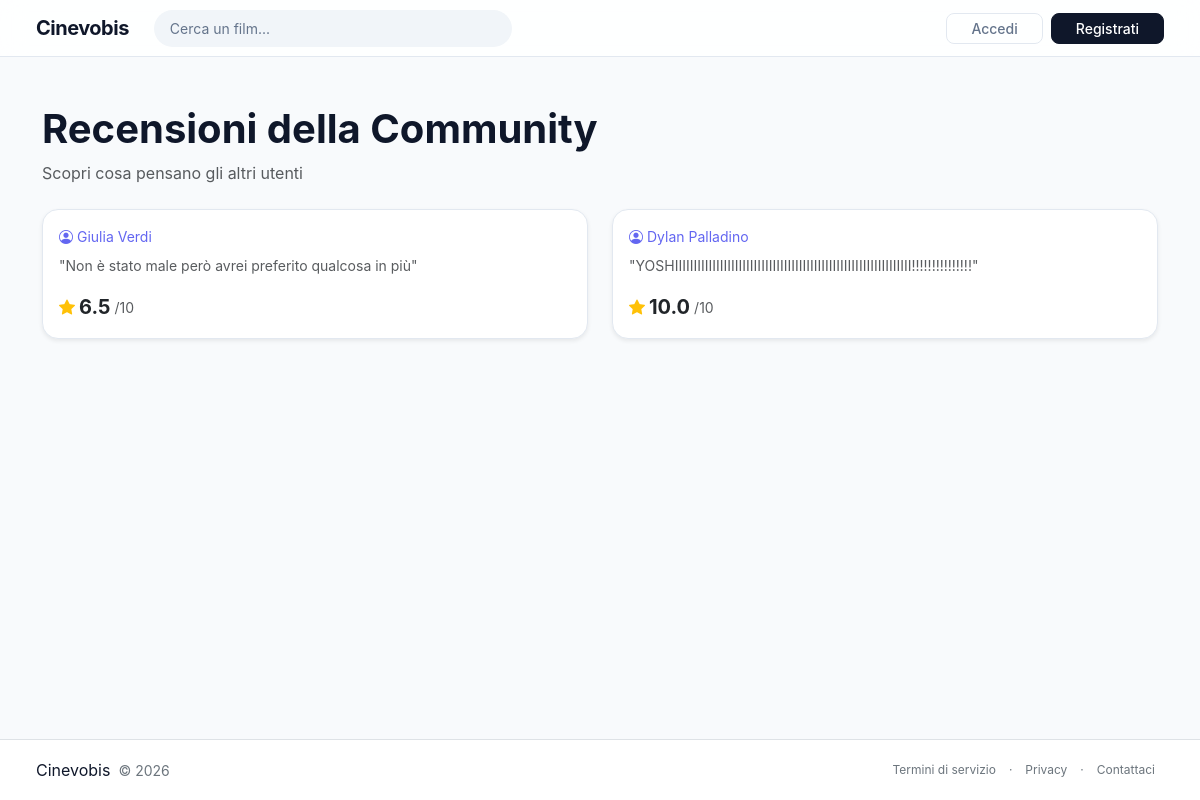
The page /pages/public/community_reviews.php?tmdb_id=1226863 on the database its author committed.
### tables this page shows
CREATE TABLE `recensioni` (
  `id_recensione` int(11) NOT NULL AUTO_INCREMENT,
  `tmdb_id` int(11) NOT NULL,
  `id_utente` int(11) NOT NULL,
  `data_aggiunto` timestamp NULL DEFAULT NULL,
  `commento` text DEFAULT NULL,
  `voto` decimal(3,1) DEFAULT NULL,
  PRIMARY KEY (`id_recensione`),
  KEY `id_utente` (`id_utente`),
  CONSTRAINT `recensioni_ibfk_1` FOREIGN KEY (`id_utente`) REFERENCES `utenti` (`id_utente`)
);

CREATE TABLE `utenti` (
  `id_utente` int(11) NOT NULL AUTO_INCREMENT,
  `username` varchar(100) NOT NULL,
  `password` varchar(255) NOT NULL,
  `email` varchar(100) NOT NULL,
  `nome` varchar(100) NOT NULL,
  `cognome` varchar(100) NOT NULL,
  `id_profilo` int(11) DEFAULT NULL,
  `attivo` tinyint(1) DEFAULT 1,
  `data_registrazione` datetime DEFAULT NULL,
  PRIMARY KEY (`id_utente`),
  UNIQUE KEY `username` (`username`),
  UNIQUE KEY `email` (`email`),
  KEY `id_profilo` (`id_profilo`),
  CONSTRAINT `utenti_ibfk_1` FOREIGN KEY (`id_profilo`) REFERENCES `profili` (`id_profilo`) ON UPDATE CASCADE
);

### pages/public/community_reviews.php (the view, shortened to what this page needs)
<?php
require_once(__DIR__ . '/../../config/connection.php');
$recensioni_altri = [];
$movie_id = $_GET['tmdb_id'] ?? null;
try {
    $sql = "SELECT r.commento, r.voto, u.nome, u.cognome
            FROM recensioni r
            JOIN utenti u ON r.id_utente = u.id_utente
            WHERE tmdb_id = :tmdb_id
            ORDER BY r.tmdb_id DESC";
    $stmt = $conn->prepare($sql);
    $stmt->execute([':tmdb_id' => $movie_id]);
    $recensioni_altri = $stmt->fetchAll();
} catch (PDOException $e) {
    error_log("Errore nel DB: " . $e->getMessage());
}
?>
<!DOCTYPE html>
<html lang="it">
<head>
    <link rel="stylesheet" href="/node_modules/bootstrap/dist/css/bootstrap.min.css">
    <link rel="stylesheet" href="/node_modules/bootstrap-icons/font/bootstrap-icons.css">
    <link rel="stylesheet" href="/assets/css/style.css">
</head>
<body class="d-flex flex-column min-vh-100">
    <?php require_once(__DIR__ . '/../../includes/header.php'); ?>
    <main class="container mt-5 mb-5 flex-grow-1">
        <h1 class="fw-bold mb-2">Recensioni della Community</h1>
        <p class="text-muted mb-4">Scopri cosa pensano gli altri utenti</p>
            <div class="row row-cols-1 row-cols-md-2 g-4">
                <?php foreach ($recensioni_altri as $r):
                ?>
                <div class="col">
                        <div class="card h-100 border-0 shadow-sm rounded-4 overflow-hidden transition-hover">
                            <div class="d-flex h-100">
                                <div class="card-body d-flex flex-column justify-content-between p-3">
                                    <div>
                                        <div class="small mb-2" style="color: var(--accent);">
                                            <i class="bi bi-person-circle me-1"></i><?= htmlspecialchars($r['nome']) . " " . htmlspecialchars($r['cognome'])?>
                                        </div>
                                        <?php if (!empty($r['commento'])): ?>
                                            <p class="text-muted small mb-2 text-justify">
                                                "<?= nl2br(htmlspecialchars($r['commento'])) ?>"
                                            </p>
                                        <?php endif; ?>
                                    </div>
                                    <div class="d-flex align-items-center gap-1 mt-2">
                                        <i class="bi bi-star-fill text-warning"></i>
                                        <span class="fw-bold fs-5"><?= number_format($r['voto'], 1) ?></span>
                                        <span class="text-muted small">/10</span>
                                    </div>
                                </div>
                            </div>
                        </div>
                </div>
                <?php endforeach; ?>
            </div>
    </main>
    <?php require_once(__DIR__ . '/../../includes/footer.php'); ?>
</body>
</html>

### assets/css/style.css (style rules this page uses)
:root { --accent: #6366f1; --accent-hover: #4f46e5; --accent-dark: #3730a3; --bg: #f8fafc; --bg-surface: #ffffff; --bg-muted: #f1f5f9; --border: #e2e8f0; --text: #0f172a; --text-muted: #64748b; --shadow-sm: 0 1px 2px 0 rgb(0 0 0 / 0.05); --shadow-md: 0 4px 6px -1px rgb(0 0 0 / 0.1), 0 2px 4px -2px rgb(0 0 0 / 0.1); --shadow-lg: 0 10px 15px -3px rgb(0 0 0 / 0.1), 0 4px 6px -4px rgb(0 0 0 / 0.1); --radius-md: 12px; --radius-lg: 16px; --transition: all 0.3s cubic-bezier(0.4, 0, 0.2, 1); }
body { background-color: var(--bg); color: var(--text); font-family: 'DM Sans', -apple-system, BlinkMacSystemFont, "Segoe UI", Roboto, sans-serif; -webkit-font-smoothing: antialiased; -moz-osx-font-smoothing: grayscale; animation: fadeIn 0.5s ease-out; }
.card, .search-result-card { background-color: var(--bg-surface) !important; border: 1px solid var(--border) !important; border-radius: var(--radius-lg) !important; box-shadow: var(--shadow-sm); transition: var(--transition); }
.transition-hover, .card-hover { will-change: transform, box-shadow; transition: var(--transition); }

### pages/public/community_reviews.php (style rules this page uses)
:root { --accent-color: #ffc107; }
.text-justify { text-align: justify; }

### rows shown on the page
recensioni: id_utente.nome "Giulia", id_utente.cognome "Verdi", commento "Non è stato male però avrei preferito qualcosa in più", voto "6.5"
recensioni: id_utente.nome "Dylan", id_utente.cognome "Palladino", commento "YOSHIIIIIIIIIIIIIIIIIIIIIIIIIIIIIIIIIIIIIIIIIIIIIIIIIIIIIIIIIIIIIII!!!!!!!!!!!!!!!", voto "10.0"
